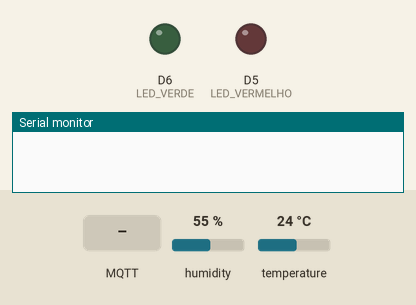
Bench run of a sketch on a simulated ESP8266 (NodeMCU). Parts: output pins drawn as LEDs (lit = HIGH), the last lines printed to the serial monitor. The test bench sets the inputs (shaded band); at power-on: humidity 55 %, temperature 24 °C. WiFi joins after 1.5 s; servers stay silent unless stated; no MQTT or app messages arrive unless stated.

Above: at 0.0 s.
At 2.7 s:
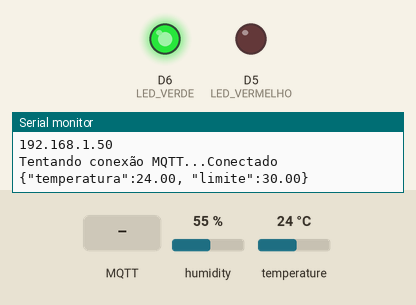
2.8 s: MQTT message "limite" arrives on the first subscribed topic
At 4.7 s:
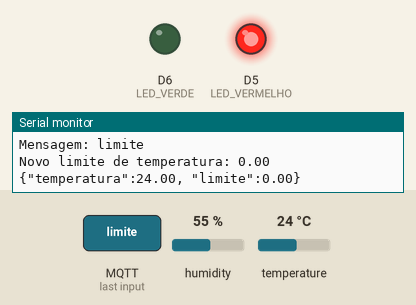
5.0 s: MQTT message ":" arrives on the first subscribed topic
7.0 s: MQTT message "5" arrives on the first subscribed topic
Timing chart, 0 to 10.0 s (numbered marks = the images above; inputs shaded):
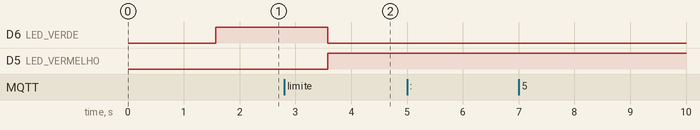

Measured:
- after the input at 2.8 s, D6 (LED_VERDE): HIGH → LOW after 0.78 s; D5 (LED_VERMELHO): LOW → HIGH after 0.78 s

The sketch:

trabalho_arduino_thiago.ino
```cpp
#include <ESP8266WiFi.h>
#include <PubSubClient.h>
#include <DHT.h>

#define DHTPIN D4
#define DHTTYPE DHT22
DHT dht(DHTPIN, DHTTYPE);

#define LED_VERMELHO D5
#define LED_VERDE D6

const char* ssid = "SENAC";
const char* password = "x1y2z3@snc";

const char* mqtt_server = "zfeemqtt.eastus.cloudapp.azure.com";
const int mqtt_port = 41883;
const char* mqtt_user = "Senac";
const char* mqtt_password = "Senac";
const char* mqtt_client_id = "Senac18";

const char* topico_publicacao_temperatura = "sensor/temperatura";
const char* topico_publicacao_umidade = "sensor/umidade";
const char* topico_comando = "sensor/comando";
const char* topico_comando_luz = "sensor/comando/luz";
const char* topico_status = "sensor/status";

float limite_temperatura = 30.0;

WiFiClient espClient;
PubSubClient client(espClient);

void setup_wifi() {
  delay(10);
  Serial.println();
  Serial.print("Conectando a ");
  Serial.println(ssid);

  WiFi.begin(ssid, password);

  while (WiFi.status() != WL_CONNECTED) {
    delay(500);
    Serial.print(".");
  }

  Serial.println("");
  Serial.println("WiFi conectado");
  Serial.println("Endereço IP: ");
  Serial.println(WiFi.localIP());
}

void callback(char* topic, byte* payload, unsigned int length) {
  Serial.print("Mensagem recebida no tópico: ");
  Serial.println(topic);

  String message;
  for (int i = 0; i < length; i++) {
    message += (char)payload[i];
  }
  Serial.println("Mensagem: " + message);

  if (String(topic) == topico_comando) {
    if (message.indexOf("limite") >= 0) {
      String valor_limite = message.substring(message.indexOf(":") + 1);
      limite_temperatura = valor_limite.toFloat();
      Serial.print("Novo limite de temperatura: ");
      Serial.println(limite_temperatura);
    }
  }
}

void reconnect() {
  while (!client.connected()) {
    Serial.print("Tentando conexão MQTT...");
    if (client.connect(mqtt_client_id, mqtt_user, mqtt_password)) {
      Serial.println("Conectado");
      client.subscribe(topico_comando);
    } else {
      Serial.print("Falha, rc=");
      Serial.print(client.state());
      Serial.println(" Tentando novamente em 5 segundos");
      delay(5000);
    }
  }
}

void setup() {
  Serial.begin(115200);
  pinMode(LED_VERMELHO, OUTPUT);
  pinMode(LED_VERDE, OUTPUT);
  dht.begin();
  setup_wifi();
  client.setServer(mqtt_server, mqtt_port);
  client.setCallback(callback);
}

void loop() {
  if (!client.connected()) {
    reconnect();
  }
  client.loop();

  float temperatura = dht.readTemperature();

  if (isnan(temperatura)) {
    Serial.println("Falha na leitura do DHT!");
    return;
  }

  if (temperatura > limite_temperatura) {
    digitalWrite(LED_VERMELHO, HIGH);
    digitalWrite(LED_VERDE, LOW);
  } else {
    digitalWrite(LED_VERMELHO, LOW);
    digitalWrite(LED_VERDE, HIGH);
  }

  String jsonPayload = "{\"temperatura\":";
  jsonPayload += temperatura;
  jsonPayload += ", \"limite\":";
  jsonPayload += limite_temperatura;
  jsonPayload += "}";

  client.publish(topico_publicacao_temperatura, jsonPayload.c_str());
  Serial.println(jsonPayload);
  delay(2000);
}
```
